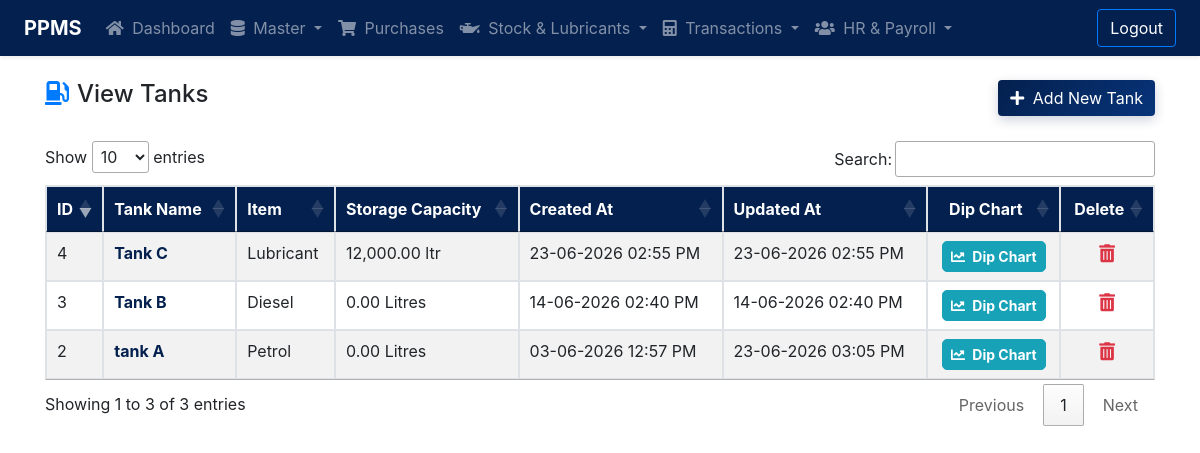
The app's page /tanks/tanks-list.php (signed in), older data.
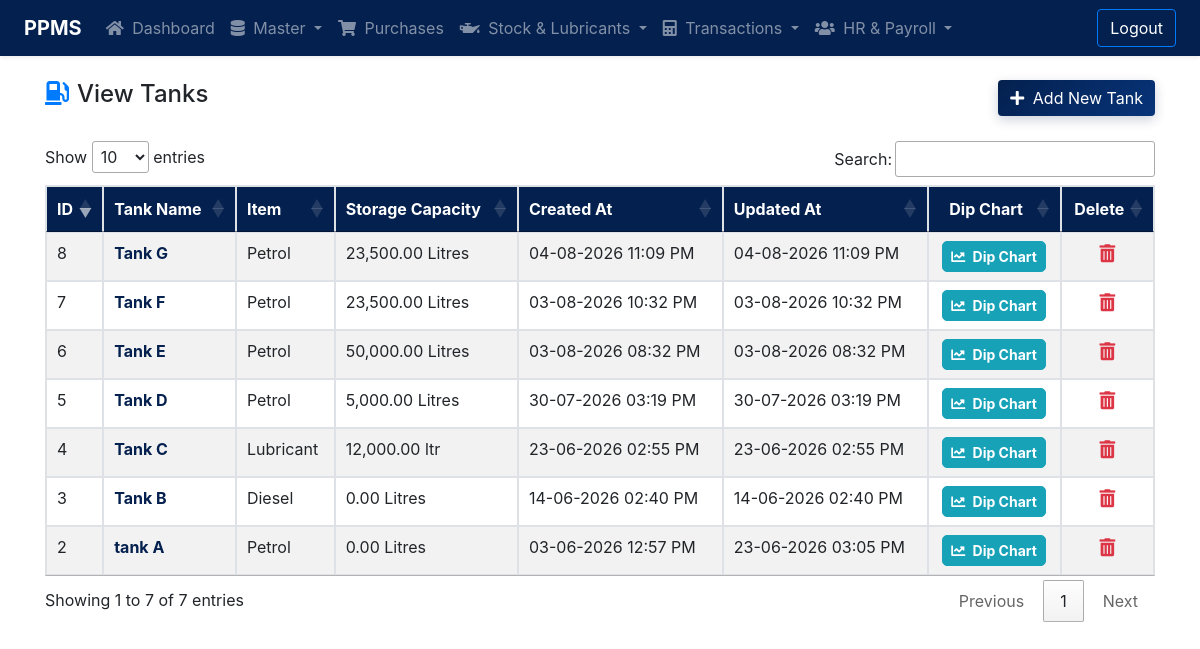
The same page, newer data.
### tables this page shows
CREATE TABLE `tbl_tanks` (
  `id` int(11) NOT NULL,
  `tank_name` varchar(128) NOT NULL,
  `item_id` int(11) NOT NULL,
  `storage_capacity` decimal(12,2) NOT NULL DEFAULT 0.00,
  `created_at` datetime NOT NULL DEFAULT current_timestamp(),
  `updated_at` datetime NOT NULL DEFAULT current_timestamp() ON UPDATE current_timestamp(),
  `deleted_at` datetime DEFAULT NULL
);

CREATE TABLE `tbl_items` (
  `id` int(11) NOT NULL,
  `name` varchar(128) NOT NULL,
  `cash_rate` decimal(10,2) NOT NULL,
  `credit_rate` decimal(10,2) NOT NULL DEFAULT 0.00,
  `purchase_rate` decimal(10,2) NOT NULL DEFAULT 0.00,
  `unit` varchar(64) NOT NULL DEFAULT '',
  `created_at` datetime NOT NULL DEFAULT current_timestamp(),
  `updated_at` datetime NOT NULL DEFAULT current_timestamp() ON UPDATE current_timestamp(),
  `deleted_at` datetime DEFAULT NULL
);

### include/permissions.php (called while the page is built, shortened)
<?php
require_once __DIR__ . '/config.php';
function has_permission($module_slug, $action) {
    global $connection;
    $user_id = intval($_SESSION['loggedInUser']);
    $user_res = mysqli_query($connection, "SELECT type, role_id FROM tbl_accounts WHERE id = '$user_id' LIMIT 1");
    if (!$user_res || !($user = mysqli_fetch_assoc($user_res))) {
        return false;
    }
    if (strtolower(trim($user['type'] ?? '')) === 'admin') {
        return true;
    }
    return false;
}
?>

### tanks/tanks-list.php (the view, shortened to what this page needs)
<?php
require '../include/config.php';
require '../include/permissions.php';
$canAdd    = has_permission('tanks', 'add');
$canEdit   = has_permission('tanks', 'edit');
$canDelete = has_permission('tanks', 'delete');
?>
<!DOCTYPE html>
<html lang="en">
  <head>
		<link rel="stylesheet" href="https://stackpath.bootstrapcdn.com/bootstrap/4.3.1/css/bootstrap.min.css">
		<link rel="stylesheet" href="https://cdnjs.cloudflare.com/ajax/libs/font-awesome/5.11.2/css/all.min.css" />
		<link rel="stylesheet" href="https://cdn.datatables.net/1.10.20/css/jquery.dataTables.min.css" />
		<link rel="stylesheet" href="../include/style.css?v=1.0.1" />
	</head>
	<body>
        <?php include('../include/navbar.php');?>
		<main class="main">
			<div class="container pt-4 pb-4">
				<div class="row mb-4 align-items-center">
					<div class="col-md-6">
						<h4><i class="fas fa-gas-pump mr-2 text-primary"></i>View Tanks</h4>
					</div>
					<div class="col-md-6 text-right">
                        <?php if ($canAdd): ?>
						<a href="add-tank.php" class="btn btn-primary"><i class="fas fa-plus mr-1"></i> Add New Tank</a>
                        <?php endif; ?>
					</div>
				</div>
				<table id="tanksListTable" class="table table-striped table-bordered">
					<thead>
						<tr>
							<th>ID</th>
							<th>Tank Name</th>
							<th>Item</th>
							<th>Storage Capacity</th>
							<th>Created At</th>
							<th>Updated At</th>
							<th style="text-align: center;">Dip Chart</th>
                            <?php if ($canDelete): ?>
							<th style="text-align: center;">Delete</th>
                            <?php endif; ?>
						</tr>
					</thead>
					<tbody>
						<?php
						$sql = "SELECT t.id, t.tank_name, t.storage_capacity, t.created_at, t.updated_at, i.name AS item_name, i.unit AS item_unit
								FROM tbl_tanks t
								LEFT JOIN tbl_items i ON t.item_id = i.id
								WHERE (t.deleted_at IS NULL OR t.deleted_at = '0000-00-00 00:00:00')
								ORDER BY t.id DESC";
						$result = mysqli_query($connection, $sql);
						if ($result && mysqli_num_rows($result) > 0) {
							while ($row = mysqli_fetch_assoc($result)) {
								$unit_suffix = !empty($row['item_unit']) ? ' ' . htmlspecialchars($row['item_unit']) : ' Litres';
                                $tankNameDisplay = $canEdit
                                    ? '<a href="edit-tank.php?id='.$row['id'].'" class="font-weight-bold" style="color: var(--primary-color);">'.htmlspecialchars($row['tank_name']).'</a>'
                                    : '<strong>'.htmlspecialchars($row['tank_name']).'</strong>';
								echo '
									<tr>
										<td>'.$row['id'].'</td>
										<td>'.$tankNameDisplay.'</td>
										<td>'.htmlspecialchars($row['item_name'] ?? '-').'</td>
										<td>'.number_format($row['storage_capacity'], 2) . $unit_suffix . '</td>
										<td>'.date("d-m-Y h:i A", strtotime($row['created_at'])).'</td>
										<td>'.date("d-m-Y h:i A", strtotime($row['updated_at'])).'</td>
										<td class="text-center">
											<a href="dip-chart.php?tank_id='.$row['id'].'" class="btn btn-sm btn-info text-white font-weight-bold" style="border-radius:5px;" title="View Dip Chart"><i class="fas fa-chart-line mr-1"></i> Dip Chart</a>
										</td>';
                                if ($canDelete) {
                                    echo '<td class="text-center"><a class="btn btn-large btn-link p-0 text-danger" onclick="deletetank('.$row['id'].')"><i class="fas fa-trash-alt" style="font-size:18px;"></i></a></td>';
                                }
								echo '</tr>';
							}
						}
						?>
					</tbody>
				</table>
			</div>
		</main>
    </body>
</html>

Row changes from the older to the newer data that the page shows:
added tbl_tanks: id "8", tank_name "Tank G", item.name "Petrol", storage_capacity "23,500.00", item.unit "Litres", created_at "04-08-2026 11:09 PM", updated_at "04-08-2026 11:09 PM"
added tbl_tanks: id "7", tank_name "Tank F", item.name "Petrol", storage_capacity "23,500.00", item.unit "Litres", created_at "03-08-2026 10:32 PM", updated_at "03-08-2026 10:32 PM"
added tbl_tanks: id "6", tank_name "Tank E", item.name "Petrol", storage_capacity "50,000.00", item.unit "Litres", created_at "03-08-2026 08:32 PM", updated_at "03-08-2026 08:32 PM"
added tbl_tanks: id "5", tank_name "Tank D", item.name "Petrol", storage_capacity "5,000.00", item.unit "Litres", created_at "30-07-2026 03:19 PM", updated_at "30-07-2026 03:19 PM"
Text that changed along with them:
text written by a page script: "Show entries Search: Showing 1 to 3 of 3 entries Previous 1 Next" → "Show entries Search: Showing 1 to 7 of 7 entries Previous 1 Next"
